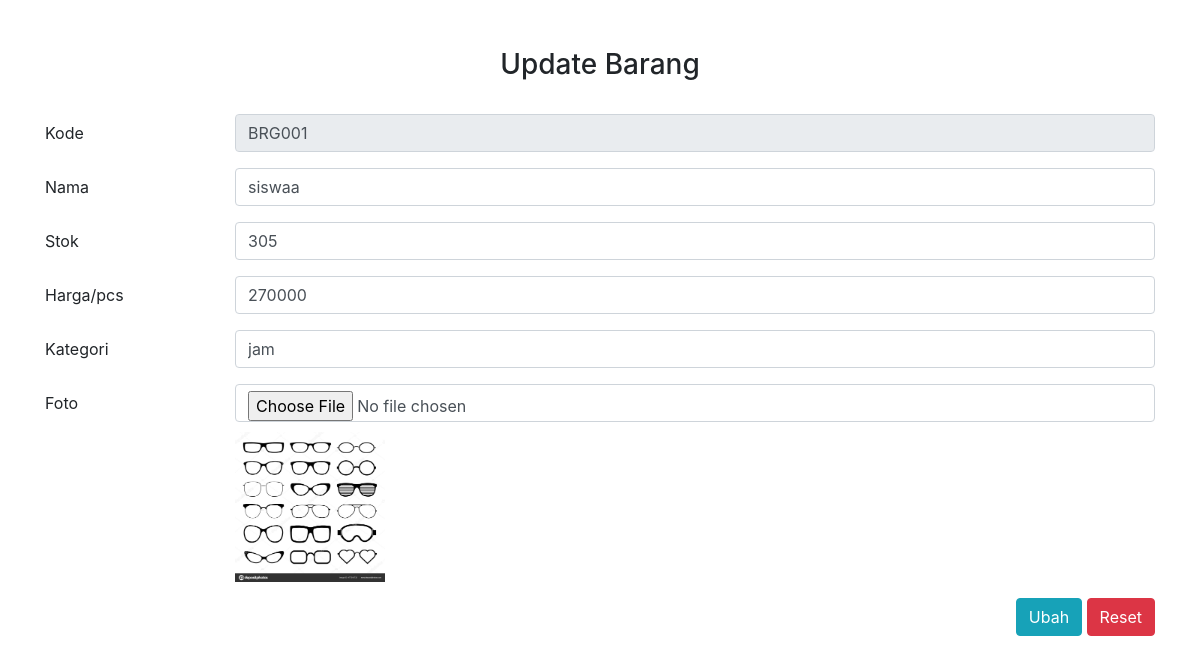
The app's page /admin/ubah_barang.php?kode=BRG001 (signed in) with its own data.
### tables this page shows
CREATE TABLE `barang` (
  `kode` varchar(50) NOT NULL,
  `nama` varchar(50) NOT NULL,
  `kategori` varchar(100) DEFAULT NULL,
  `stok` int(100) DEFAULT NULL,
  `harga` int(50) NOT NULL,
  `foto` varchar(255) DEFAULT NULL,
  `tanggal` date DEFAULT curdate(),
  `terjual` int(11) DEFAULT 0
);

### function.php (called while the page is built, shortened)
<?php
function koneksi() {
    $conn = mysqli_connect("localhost", "root", "", "kasir");
    return $conn;
}
function select($query) {
    $conn = koneksi();
    $result = mysqli_query($conn, $query);
    $rows = [];
    while ($row = mysqli_fetch_assoc($result)) {
        $rows[] = $row;
    }
    return $rows;
}
?>

### admin/ubah_barang.php (the view, shortened to what this page needs)
<?php
require_once "../function.php";
$kode = $_GET['kode'];
$sql = "SELECT * FROM `barang` WHERE kode = '$kode'";
$result = select($sql);
$data = $result[0];
?>
<!DOCTYPE html>
<html>
<head>
    <link rel="stylesheet" type="text/css" href="../style/bootstrap.min.css">
</head>
<body>
<div class="container">
    <br><br>
    <h3 align="center">Update Barang</h3><br>
    <form action="../aksi/aksi_ubah.php" method="POST">
        <div class="form-group row">
            <label class="col-sm-2 col-form-label">Kode</label>
            <div class="col-sm-10">
                <input type="text" class="form-control" name="kode" readonly value="<?php echo $data['kode']; ?>">
            </div>
        </div>
        <div class="form-group row">
            <label class="col-sm-2 col-form-label">Nama</label>
            <div class="col-sm-10">
                <input type="text" class="form-control" name="nama" autocomplete="off" value="<?php echo $data['nama']; ?>">
            </div>
        </div>
        <div class="form-group row">
            <label class="col-sm-2 col-form-label">Stok</label>
            <div class="col-sm-10">
                <input type="number" class="form-control" name="stok" autocomplete="off" value="<?php echo $data['stok']; ?>">
            </div>
        </div>
        <div class="form-group row">
            <label class="col-sm-2 col-form-label">Harga/pcs</label>
            <div class="col-sm-10">
                <input type="number" class="form-control" name="harga" autocomplete="off" value="<?php echo $data['harga']; ?>">
            </div>
        </div>
        <div class="form-group row">
            <label class="col-sm-2 col-form-label">Kategori</label>
            <div class="col-sm-10">
                <input type="text" class="form-control" name="kategori" autocomplete="off" value="<?php echo $data['kategori']; ?>">
            </div>
        </div>
        <div class="form-group row">
    <label class="col-sm-2 col-form-label">Foto</label>
    <div class="col-sm-10">
        <input type="file" class="form-control" name="foto" accept="image/*">
        <img src="../uploads/<?php echo $data['foto']; ?>" alt="Foto Barang" style="width: 150px; height: 150px; margin-top: 10px;">
    </div>
</div>
        <div align="right">
            <button class="btn btn-info" type="submit">Ubah</button>
            <button class="btn btn-danger" type="reset">Reset</button>
        </div>
    </form>
</div>
</body>
</html>

### records on screen
barang: kode "BRG001", nama "siswaa", stok "305", harga "270000", kategori "jam", foto (picture)
